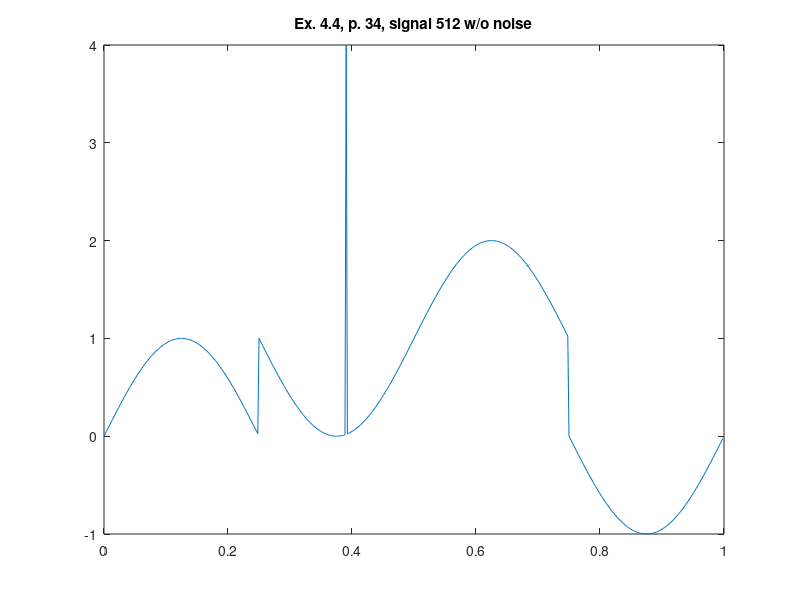

Here is the MATLAB script that generated this plot:
%% ========================================================================
%% Programmatic octave notes on "Ripples in Mathematics" by A. Jensen
%% and A. la Cour-Harbo written with a deep gratitude to the authors for
%% this wonderful text. 
%% 
%% Reconstruction of graphs in ex 4.4, p.34, GRAHPH,  no noise.
%%
%% Author: Vladimir Kulyukin
%% 
%% NB: I have tested this code in Octave 4.
%% =========================================================================
t = (1.0/512)*[0:511];

%%y_ex_4_3_chirp_512_p33 = arrayfun(@(x) sin(x*x), t);

y_ex_4_4_512_no_noise_p34 = [
0.0
0.024541228522912288
0.049067674327418015
0.07356456359966743
0.0980171403295606
0.1224106751992162
0.14673047445536175
0.17096188876030122
0.19509032201612825
0.2191012401568698
0.24298017990326387
0.26671275747489837
0.29028467725446233
0.3136817403988915
0.33688985339222005
0.3598950365349881
0.3826834323650898
0.40524131400498986
0.4275550934302821
0.44961132965460654
0.47139673682599764
0.49289819222978404
0.5141027441932217
0.5349976198870972
0.5555702330196022
0.5758081914178453
0.5956993044924334
0.6152315905806268
0.6343932841636455
0.6531728429537768
0.6715589548470183
0.6895405447370668
0.7071067811865475
0.7242470829514669
0.7409511253549591
0.7572088465064846
0.7730104533627369
0.7883464276266062
0.8032075314806448
0.8175848131515837
0.8314696123025452
0.844853565249707
0.8577286100002721
0.8700869911087113
0.8819212643483549
0.8932243011955153
0.9039892931234433
0.9142097557035307
0.9238795325112867
0.9329927988347388
0.9415440651830208
0.9495281805930367
0.9569403357322089
0.9637760657954398
0.970031253194544
0.9757021300385286
0.9807852804032304
0.9852776423889412
0.989176509964781
0.99247953459871
0.9951847266721968
0.9972904566786902
0.9987954562051724
0.9996988186962042
1.0
0.9996988186962042
0.9987954562051724
0.9972904566786902
0.9951847266721969
0.99247953459871
0.989176509964781
0.9852776423889412
0.9807852804032304
0.9757021300385286
0.970031253194544
0.9637760657954398
0.9569403357322089
0.9495281805930367
0.9415440651830208
0.9329927988347388
0.9238795325112867
0.9142097557035307
0.9039892931234434
0.8932243011955152
0.881921264348355
0.8700869911087115
0.8577286100002721
0.8448535652497072
0.8314696123025453
0.8175848131515837
0.8032075314806449
0.7883464276266063
0.7730104533627371
0.7572088465064847
0.740951125354959
0.7242470829514669
0.7071067811865476
0.689540544737067
0.6715589548470186
0.6531728429537766
0.6343932841636455
0.6152315905806269
0.5956993044924335
0.5758081914178454
0.5555702330196022
0.5349976198870972
0.5141027441932218
0.49289819222978415
0.47139673682599786
0.4496113296546069
0.42755509343028203
0.4052413140049899
0.3826834323650899
0.35989503653498833
0.33688985339222033
0.3136817403988914
0.2902846772544624
0.2667127574748985
0.24298017990326407
0.21910124015687005
0.1950903220161286
0.17096188876030122
0.1467304744553618
0.12241067519921635
0.09801714032956083
0.07356456359966773
0.049067674327417966
0.024541228522912326
1.0000000000000002
0.9754587714770879
0.9509323256725822
0.9264354364003325
0.9019828596704395
0.8775893248007839
0.8532695255446384
0.8290381112396991
0.8049096779838716
0.7808987598431302
0.7570198200967362
0.7332872425251018
0.709715322745538
0.6863182596011088
0.66311014660778
0.6401049634650119
0.6173165676349104
0.5947586859950103
0.5724449065697181
0.5503886703453933
0.5286032631740023
0.5071018077702161
0.48589725580677845
0.46500238011290307
0.44442976698039804
0.42419180858215466
0.40430069550756675
0.3847684094193733
0.36560671583635473
0.34682715704622347
0.32844104515298156
0.31045945526293317
0.29289321881345254
0.2757529170485332
0.2590488746450411
0.24279115349351577
0.22698954663726334
0.2116535723733941
0.19679246851935495
0.18241518684841618
0.16853038769745476
0.15514643475029288
0.142271389999728
0.12991300889128865
0.11807873565164506
0.10677569880448479
0.09601070687655688
0.08579024429646953
0.07612046748871348
0.06700720116526104
0.058455934816979194
0.050471819406963325
0.043059664267791176
0.03622393420456016
0.029968746805456026
0.02429786996147154
0.01921471959676968
0.01472235761105889
0.010823490035219097
0.007520465401289922
0.004815273327803071
0.002709543321309793
0.001204543794827595
3.0118130379575003E-4
0.0
3.0118130379575003E-4
0.001204543794827595
0.002709543321309793
0.004815273327803071
0.007520465401289922
0.010823490035219097
0.014722357611058778
4.0
0.02429786996147143
0.029968746805456026
0.03622393420456005
0.043059664267791065
0.050471819406963214
0.05845593481697908
0.06700720116526093
0.07612046748871337
0.08579024429646942
0.09601070687655666
0.10677569880448468
0.11807873565164495
0.12991300889128854
0.14227138999972777
0.15514643475029277
0.16853038769745454
0.18241518684841607
0.19679246851935472
0.21165357237339388
0.22698954663726312
0.24279115349351543
0.2590488746450409
0.275752917048533
0.2928932188134523
0.31045945526293284
0.32844104515298134
0.3468271570462229
0.36560671583635407
0.3847684094193726
0.40430069550756675
0.4241918085821548
0.4444297669803978
0.46500238011290274
0.4858972558067781
0.5071018077702157
0.5286032631740021
0.5503886703453931
0.5724449065697175
0.5947586859950096
0.6173165676349096
0.640104963465012
0.66311014660778
0.6863182596011085
0.7097153227455375
0.7332872425251014
0.7570198200967359
0.7808987598431298
0.8049096779838713
0.8290381112396983
0.8532695255446376
0.877589324800784
0.9019828596704395
0.9264354364003325
0.9509323256725819
0.9754587714770876
0.9999999999999998
1.0245412285229119
1.0490676743274177
1.073564563599667
1.09801714032956
1.1224106751992156
1.146730474455362
1.1709618887603013
1.1950903220161282
1.2191012401568697
1.2429801799032636
1.266712757474898
1.290284677254462
1.313681740398891
1.3368898533922196
1.3598950365349876
1.38268343236509
1.40524131400499
1.427555093430282
1.4496113296546065
1.4713967368259975
1.492898192229784
1.5141027441932216
1.534997619887097
1.5555702330196017
1.5758081914178448
1.5956993044924328
1.615231590580627
1.6343932841636455
1.6531728429537766
1.6715589548470184
1.6895405447370668
1.7071067811865475
1.7242470829514667
1.7409511253549588
1.7572088465064843
1.7730104533627364
1.788346427626606
1.8032075314806448
1.8175848131515837
1.8314696123025453
1.8448535652497071
1.857728610000272
1.8700869911087112
1.881921264348355
1.8932243011955152
1.903989293123443
1.9142097557035305
1.9238795325112865
1.9329927988347388
1.9415440651830207
1.9495281805930367
1.9569403357322088
1.96377606579544
1.9700312531945439
1.9757021300385285
1.9807852804032304
1.985277642388941
1.989176509964781
1.99247953459871
1.995184726672197
1.9972904566786902
1.9987954562051724
1.9996988186962041
2.0
1.9996988186962041
1.9987954562051724
1.9972904566786902
1.995184726672197
1.99247953459871
1.9891765099647811
1.985277642388941
1.9807852804032307
1.9757021300385285
1.9700312531945443
1.96377606579544
1.9569403357322086
1.949528180593037
1.9415440651830207
1.9329927988347393
1.9238795325112867
1.914209755703531
1.9039892931234434
1.8932243011955157
1.8819212643483552
1.8700869911087121
1.8577286100002723
1.844853565249707
1.8314696123025456
1.8175848131515835
1.8032075314806453
1.7883464276266063
1.7730104533627375
1.7572088465064846
1.7409511253549597
1.7242470829514671
1.7071067811865483
1.6895405447370673
1.671558954847018
1.653172842953777
1.6343932841636453
1.6152315905806276
1.5956993044924332
1.575808191417846
1.5555702330196022
1.5349976198870983
1.514102744193222
1.4928981922297835
1.471396736825998
1.4496113296546063
1.4275550934302825
1.4052413140049897
1.3826834323650905
1.3598950365349882
1.3368898533922209
1.3136817403988916
1.2902846772544634
1.2667127574748986
1.2429801799032634
1.2191012401568702
1.195090322016128
1.170961888760302
1.1467304744553617
1.1224106751992171
1.0980171403295607
1.0735645635996685
1.0490676743274183
1.0245412285229134
3.6739403974420594E-16
-0.024541228522912725
-0.04906767432741748
-0.07356456359966769
-0.0980171403295599
-0.12241067519921629
-0.1467304744553609
-0.17096188876030116
-0.19509032201612725
-0.21910124015686958
-0.2429801799032627
-0.266712757474898
-0.2902846772544627
-0.3136817403988909
-0.3368898533922203
-0.35989503653498744
-0.38268343236508984
-0.40524131400498903
-0.427555093430282
-0.44961132965460565
-0.4713967368259974
-0.4928981922297829
-0.5141027441932213
-0.5349976198870975
-0.5555702330196017
-0.5758081914178454
-0.5956993044924327
-0.6152315905806268
-0.6343932841636448
-0.6531728429537766
-0.6715589548470176
-0.6895405447370667
-0.7071067811865479
-0.7242470829514666
-0.7409511253549593
-0.7572088465064841
-0.7730104533627371
-0.7883464276266058
-0.8032075314806449
-0.8175848131515832
-0.8314696123025451
-0.8448535652497065
-0.8577286100002719
-0.8700869911087117
-0.8819212643483548
-0.8932243011955154
-0.903989293123443
-0.9142097557035307
-0.9238795325112864
-0.9329927988347388
-0.9415440651830205
-0.9495281805930366
-0.9569403357322085
-0.9637760657954397
-0.9700312531945441
-0.9757021300385285
-0.9807852804032305
-0.9852776423889411
-0.989176509964781
-0.9924795345987099
-0.9951847266721969
-0.9972904566786901
-0.9987954562051724
-0.9996988186962041
-1.0
-0.9996988186962042
-0.9987954562051724
-0.9972904566786902
-0.9951847266721969
-0.99247953459871
-0.9891765099647811
-0.9852776423889412
-0.9807852804032307
-0.9757021300385286
-0.9700312531945443
-0.96377606579544
-0.9569403357322088
-0.9495281805930369
-0.9415440651830207
-0.9329927988347392
-0.9238795325112867
-0.914209755703531
-0.9039892931234434
-0.8932243011955159
-0.8819212643483552
-0.8700869911087121
-0.8577286100002723
-0.8448535652497069
-0.8314696123025456
-0.8175848131515836
-0.8032075314806454
-0.7883464276266063
-0.7730104533627375
-0.7572088465064847
-0.7409511253549599
-0.7242470829514671
-0.7071067811865485
-0.6895405447370673
-0.6715589548470182
-0.6531728429537773
-0.6343932841636455
-0.6152315905806275
-0.5956993044924334
-0.5758081914178461
-0.5555702330196024
-0.5349976198870983
-0.5141027441932221
-0.4928981922297837
-0.47139673682599814
-0.44961132965460643
-0.42755509343028275
-0.4052413140049898
-0.3826834323650906
-0.3598950365349883
-0.33688985339222105
-0.31368174039889174
-0.29028467725446355
-0.2667127574748988
-0.24298017990326354
-0.2191012401568704
-0.19509032201612808
-0.170961888760302
-0.14673047445536175
-0.12241067519921715
-0.09801714032956076
-0.07356456359966855
-0.049067674327418334
-0.024541228522913582
];

figure;
plot(t, y_ex_4_4_512_no_noise_p34);
xlim([0 1]);
title('Ex. 4.4, p. 34, signal 512 w/o noise');
